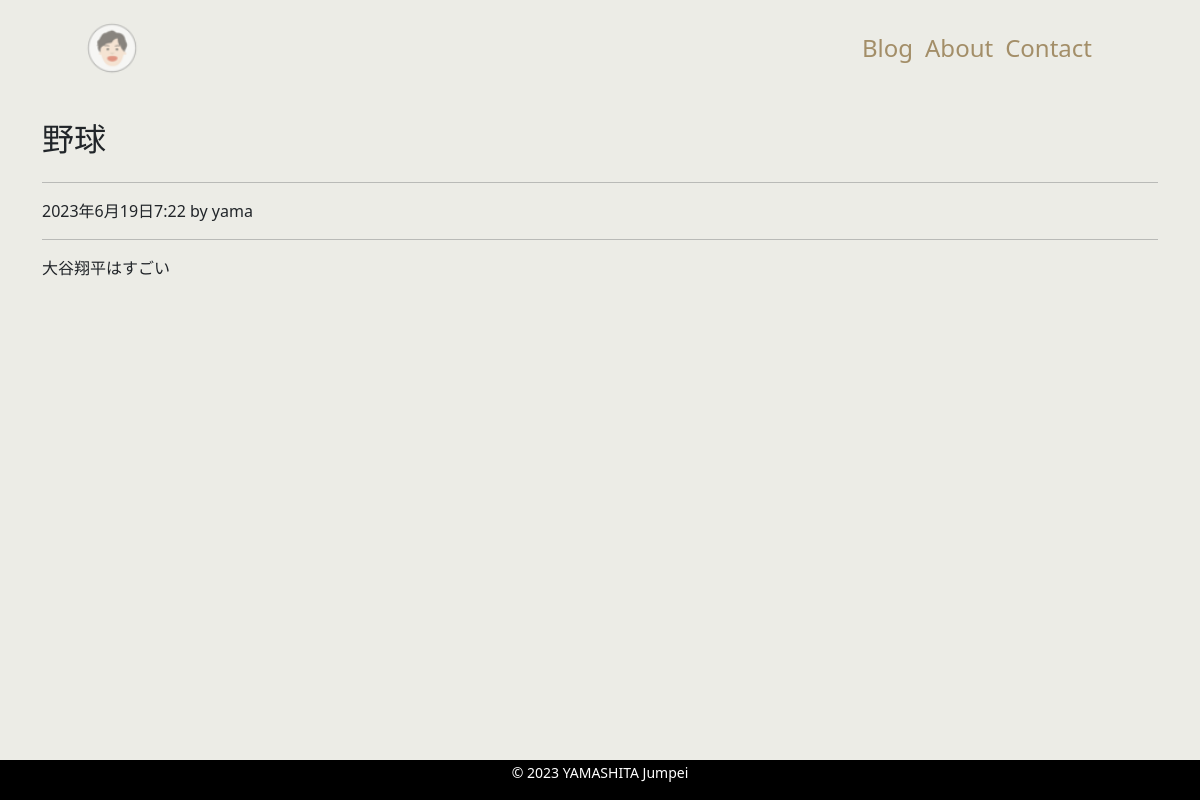
The page /blog/1 on the database its author committed.
### mysite/models.py (models this page shows, shortened)
class Blog(models.Model):
    author = models.ForeignKey(settings.AUTH_USER_MODEL, on_delete=models.CASCADE)
    title = models.CharField('タイトル', max_length=100)
    content = models.TextField('者分')
    created = models.DateTimeField('作成日', default=timezone.now)

### mysite/views.py (the view)
# urls.py: path('blog/<int:pk>', views.BlogDetailView.as_view(), name='blog_detail'),
class BlogDetailView(View):
    def get(self, request, *args, **kwargs):
        blog_data = Blog.objects.get(id=self.kwargs['pk'])
        return render(request, 'mysite/blog_detail.html', {
            'blog_data': blog_data
        })

### mysite/templates/mysite/blog_detail.html (shortened to what this page needs)
{% extends 'mysite/base.html' %}
{% block content %}
<div class="container">
    <h2 class="my-4">{{ blog_data.title }}</h2>
    <hr>
    <p>{{ blog_data.created }} by {{ blog_data.author }}</p>
    <hr>
    <p>{{ blog_data.content|linebreaksbr }}</p>
</div>
{% endblock content %}

### mysite/static/css/style.css (style rules this page uses)
* { padding: 0; margin: 0; box-sizing: border-box; }
body { background-color: #ECECE6; display: flex; flex-flow: column; min-height: 100vh; }

### rows shown on the page
Blog: title "野球", created "2023年6月19日7:22", author "yama", content "大谷翔平はすごい"
